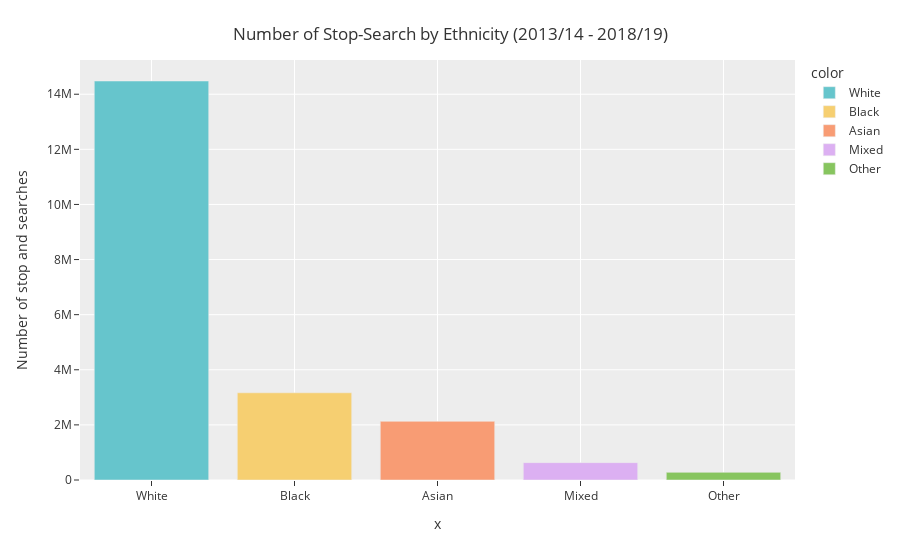

Notebook cell for this chart:
### Code cell
fig1 = px.bar(plot_ethnicity_stopSearch, x=plot_ethnicity_stopSearch.index, 
              y=plot_ethnicity_stopSearch[' Number of stop and searches '], color=plot_ethnicity_stopSearch.index, 
              color_discrete_sequence=px.colors.qualitative.Pastel)

fig1.update_layout(title={
                  'text': "Number of Stop-Search by Ethnicity (2013/14 - 2018/19)",
                  'y':0.95,
                  'x':0.5,
                  'xanchor': 'center',
                  'yanchor': 'top'},
                  template='ggplot2')

### Figure 1 — Plotly figure (JSON) as saved in the notebook; plotly's stock layout.template omitted (floating-point values rounded to 4 significant figures)
{"data": [{"alignmentgroup": "True", "hoverlabel": {"namelength": 0}, "hovertemplate": "color=White<br>x=%{x}<br> Number of stop and searches =%{y}", "legendgroup": "White", "marker": {"color": "rgb(102, 197, 204)"}, "name": "White", "offsetgroup": "White", "orientation": "v", "showlegend": true, "textposition": "auto", "type": "bar", "x": ["White"], "xaxis": "x", "y": [14480240], "yaxis": "y"}, {"alignmentgroup": "True", "hoverlabel": {"namelength": 0}, "hovertemplate": "color=Black<br>x=%{x}<br> Number of stop and searches =%{y}", "legendgroup": "Black", "marker": {"color": "rgb(246, 207, 113)"}, "name": "Black", "offsetgroup": "Black", "orientation": "v", "showlegend": true, "textposition": "auto", "type": "bar", "x": ["Black"], "xaxis": "x", "y": [3164676], "yaxis": "y"}, {"alignmentgroup": "True", "hoverlabel": {"namelength": 0}, "hovertemplate": "color=Asian<br>x=%{x}<br> Number of stop and searches =%{y}", "legendgroup": "Asian", "marker": {"color": "rgb(248, 156, 116)"}, "name": "Asian", "offsetgroup": "Asian", "orientation": "v", "showlegend": true, "textposition": "auto", "type": "bar", "x": ["Asian"], "xaxis": "x", "y": [2129018], "yaxis": "y"}, {"alignmentgroup": "True", "hoverlabel": {"namelength": 0}, "hovertemplate": "color=Mixed<br>x=%{x}<br> Number of stop and searches =%{y}", "legendgroup": "Mixed", "marker": {"color": "rgb(220, 176, 242)"}, "name": "Mixed", "offsetgroup": "Mixed", "orientation": "v", "showlegend": true, "textposition": "auto", "type": "bar", "x": ["Mixed"], "xaxis": "x", "y": [628932], "yaxis": "y"}, {"alignmentgroup": "True", "hoverlabel": {"namelength": 0}, "hovertemplate": "color=Other<br>x=%{x}<br> Number of stop and searches =%{y}", "legendgroup": "Other", "marker": {"color": "rgb(135, 197, 95)"}, "name": "Other", "offsetgroup": "Other", "orientation": "v", "showlegend": true, "textposition": "auto", "type": "bar", "x": ["Other"], "xaxis": "x", "y": [277370], "yaxis": "y"}], "layout": {"barmode": "relative", "legend": {"title": {"text": "color"}, "tracegroupgap": 0}, "margin": {"t": 60}, "title": {"text": "Number of Stop-Search by Ethnicity (2013/14 - 2018/19)", "x": 0.5, "xanchor": "center", "y": 0.95, "yanchor": "top"}, "xaxis": {"anchor": "y", "domain": [0, 1], "title": {"text": "x"}}, "yaxis": {"anchor": "x", "domain": [0, 1], "title": {"text": " Number of stop and searches "}}}}
